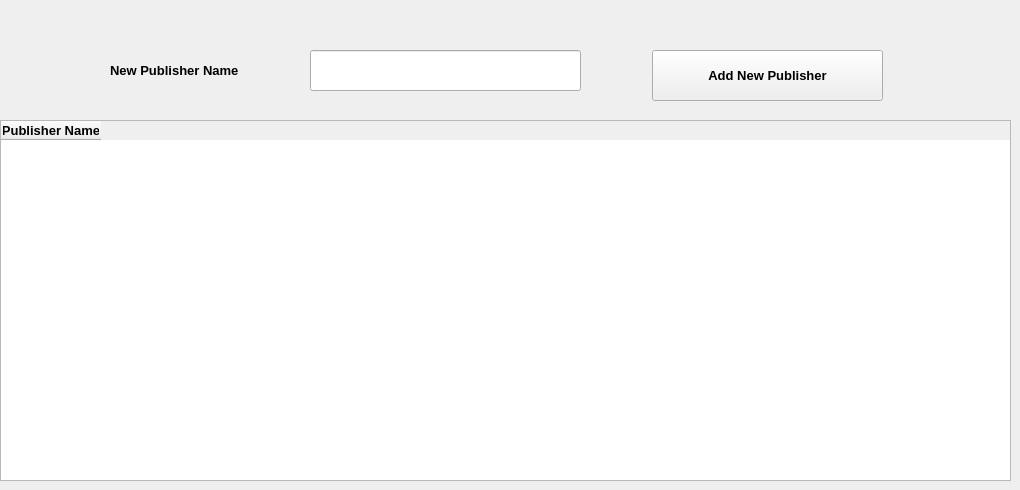
      <widget class="QWidget" name="tab_9">
       <attribute name="title">
        <string>Publisher</string>
       </attribute>
       <widget class="QPushButton" name="pushButton_16">
        <property name="geometry">
         <rect>
          <x>652</x>
          <y>50</y>
          <width>231</width>
          <height>51</height>
         </rect>
        </property>
        <property name="font">
         <font>
          <family>Segoe UI</family>
          <pointsize>10</pointsize>
          <bold>true</bold>
         </font>
        </property>
        <property name="text">
         <string>Add New Publisher</string>
        </property>
       </widget>
       <widget class="QLineEdit" name="lineEdit_21">
        <property name="geometry">
         <rect>
          <x>310</x>
          <y>50</y>
          <width>271</width>
          <height>41</height>
         </rect>
        </property>
        <property name="font">
         <font>
          <family>Segoe UI</family>
          <pointsize>10</pointsize>
          <bold>true</bold>
         </font>
        </property>
       </widget>
       <widget class="QLabel" name="label_28">
        <property name="geometry">
         <rect>
          <x>110</x>
          <y>55</y>
          <width>201</width>
          <height>31</height>
         </rect>
        </property>
        <property name="font">
         <font>
          <family>Segoe UI</family>
          <pointsize>10</pointsize>
          <bold>true</bold>
         </font>
        </property>
        <property name="text">
         <string>New Publisher Name</string>
        </property>
       </widget>
       <widget class="QTableWidget" name="tableWidget_4">
        <property name="geometry">
         <rect>
          <x>0</x>
          <y>120</y>
          <width>1011</width>
          <height>361</height>
         </rect>
        </property>
        <property name="font">
         <font>
          <family>Segoe UI</family>
          <pointsize>10</pointsize>
          <bold>true</bold>
         </font>
        </property>
        <column>
         <property name="text">
          <string>Publisher Name</string>
         </property>
        </column>
       </widget>
      </widget>
